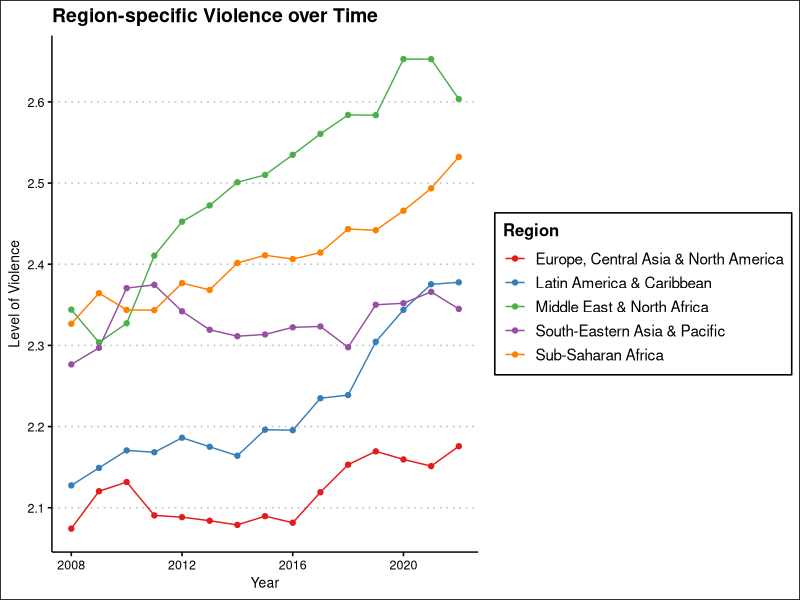
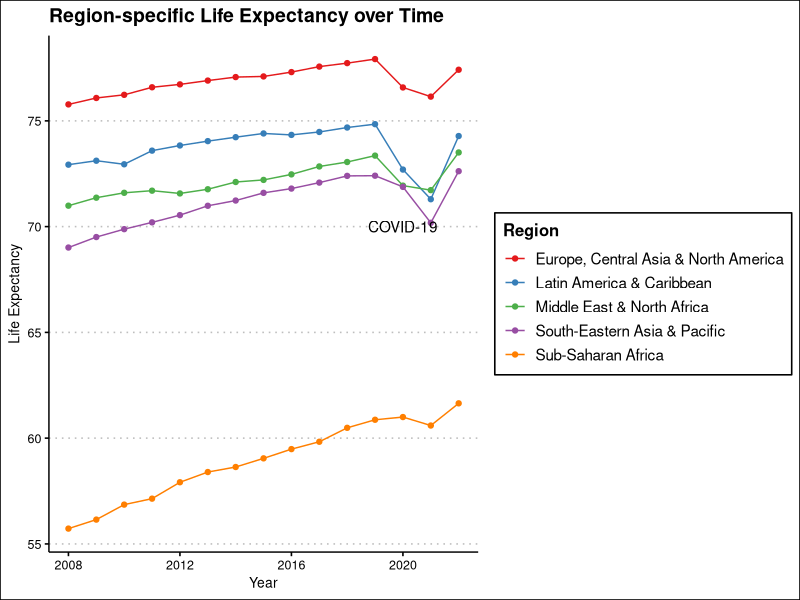
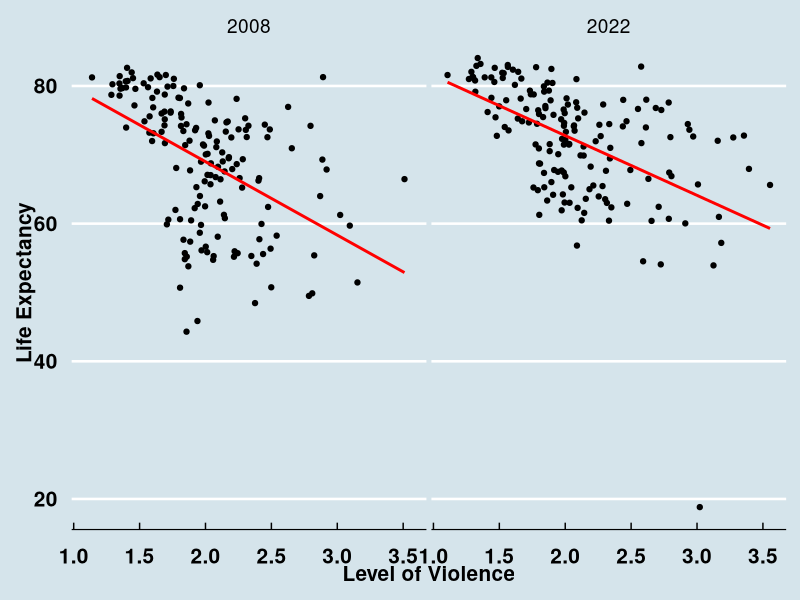
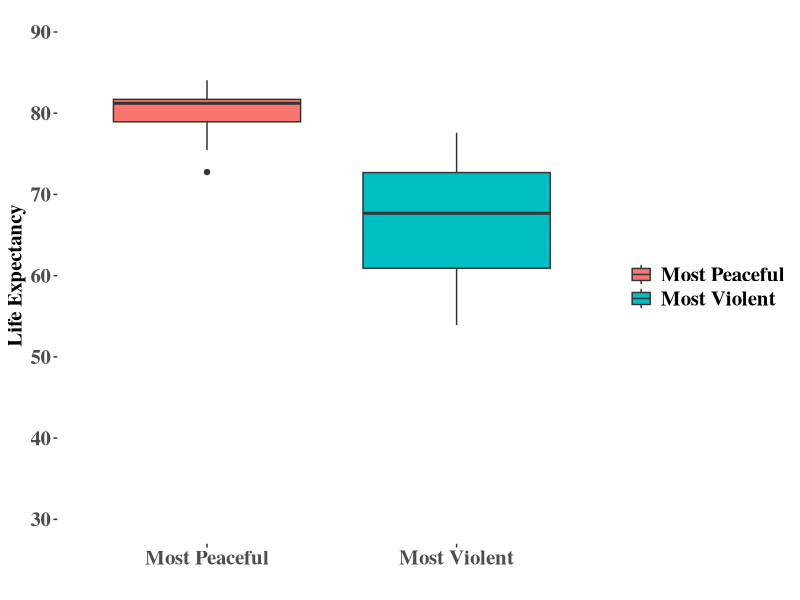
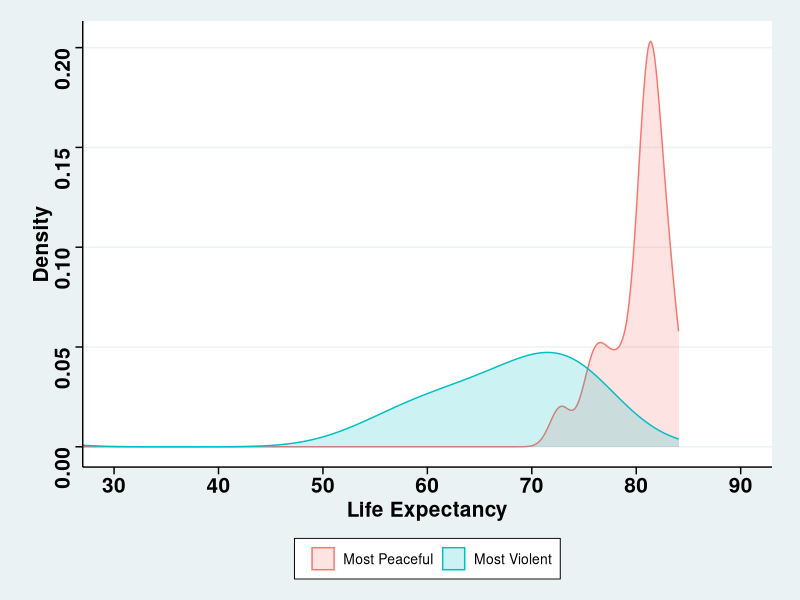
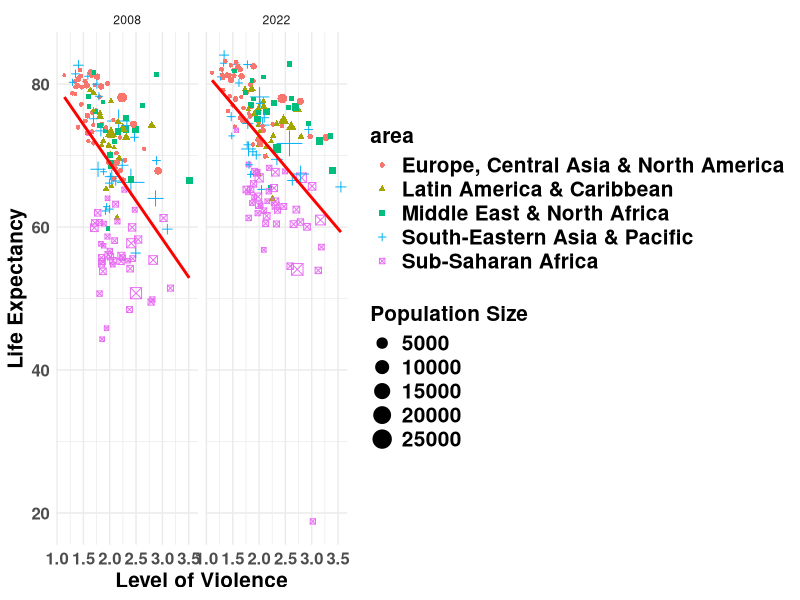
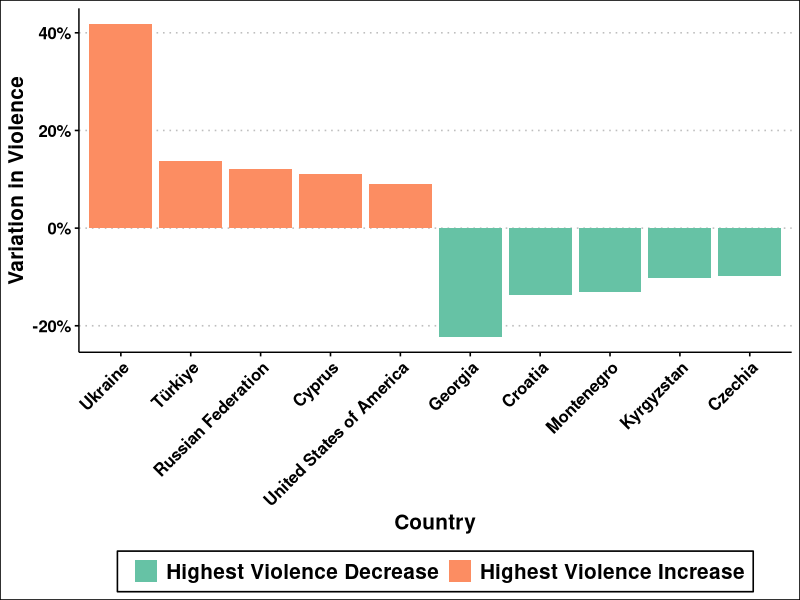

Source code (R) for these figures, in order:
##### Lab 18 October 2024 ####

#### Clean the environment ####

rm(list=ls())

# Remember to create a working directory to save everything!!!

#### Install Packages ####

#install.packages('ggthemes')
#install.packages('RColorBrewer')
library('RColorBrewer') # various qualitative color palettes 
library('ggthemes') # various themes in ggplot
library("tidyverse") # ggplot2


#### Upload data ####

# data on violence

gpi_data <- read.table('Data/gpi_data.txt',header=T)

# data on life expectancy from UN

life_exp_data <- read.table('Data/life_exp_data.txt',header=T)


# combine the two data sets 

data <- inner_join(gpi_data,life_exp_data,by=c('iso3','Year'))

#### Question 1 ####

# violence by region during period 2008-2022

data_violence_region <- data |>
  group_by(Year,area) |>
  summarize(GPI=weighted.mean(x=GPI,w=pop,na.rm = FALSE)) 

# plot the trend

plot1 <- ggplot(data=data_violence_region, # data input
               mapping=aes(x=Year,y=GPI,color=area))+ # relationships
  geom_line()+ # add a line for each country
  geom_point()+ # add points 
  theme_clean()+ # background
  scale_color_brewer(name = "Region", palette = "Set1")+ # color palette 
  xlab('Year')+ #label for title of x-axis
  ylab('Level of Violence') + # label for title of y-axis
  ggtitle('Region-specific Violence over Time')  # title for the plot


#### Question 2 ####

# Life expectancy by region during period 2008-2022

data_life_exp_region <- data |>
  group_by(Year,area) |>
  summarize(e0=weighted.mean(x=e0,w=pop,na.rm = FALSE))

# plot the trend

plot2 <- ggplot(data=data_life_exp_region, # data input
               mapping=aes(x=Year,y=e0,color=area))+ # relationships
  geom_line()+ # add a line for each country
  geom_point()+ # add points 
  annotate("text",x=2020,y=70,label="COVID-19")+ # add text
  theme_clean()+ # specify a theme
  xlab('Year')+ #label for title of x-axis
  ylab('Life Expectancy') + # label for title of y-axis
  scale_color_brewer(name = "Region", palette = "Set1")+ # change color palette
  ggtitle('Region-specific Life Expectancy over Time')  # title


#### Question 3 ####

# data for scatter plot

data_scatter <- data |>
  filter(Year %in% c(2008,2022))

# relationship between violence and life expectancy

plot3 <- ggplot(data=data_scatter, # data input
               mapping=aes(x=GPI,y=e0))+ # relationships
  geom_point()+  # scatter plot
  xlab('Level of Violence')+ # x-axis label
  ylab('Life Expectancy')+ # y-axis label
  theme_economist()+ # pick a background
  geom_smooth(method = "lm", se = FALSE,color='red')+ # regression line
  facet_wrap(~Year) + # seperate (sub)plot by year
  theme(axis.text.y = element_text(size=15,face="bold"), # font of y-axis text
        axis.title.y = element_text(size=15,face="bold"), # font of y-axis title
        axis.text.x = element_text(size=15,face="bold"),  
        axis.title.x = element_text(size=15,face="bold")) # font of x-axis title


#### Question 4 ####

# top 20 most violent countries in 2022

data_most_violence <- data |>
  filter(Year==2022) |>
  slice_max(GPI,n=20) |> 
  mutate(label='Most Violent')

# top 20 most peaceful countries in 2022

data_most_peaceful <- data |>
  filter(Year==2022) |>
  slice_min(GPI,n=20) |>
  mutate(label='Most Peaceful')

# data for the plot

data_plot <- rbind(data_most_violence,data_most_peaceful)

plot4 <- ggplot(data=data_plot, # data
             mapping=aes(x=label,y=e0,fill=label))+ # relationships
  geom_boxplot()+ # boxplot
  coord_cartesian(ylim=c(30,90))+ # fix y-axis limits
  scale_y_continuous(breaks=seq(30,90,10),
                     labels=seq(30,90,10))+ # fix y-axis labels
  theme_tufte()+ # pick background
  scale_fill_discrete(name='')+ # drop name from legend
  xlab('')+ # no name for x-axis title
  ylab('Life Expectancy')+ # y-axis title
  theme(axis.text.y = element_text(size=15,face="bold"), # font of y-axis text
        legend.text = element_text(size=15,face="bold"), # legend text details
        axis.title.y = element_text(size=15,face="bold"), # font of y-axis title
        axis.text.x = element_text(size=15,face="bold"),  # text of x-axis title
        axis.title.x = element_text(size=15,face="bold")) # font of x-axis title

#### Question 5 ####

# different way to display the distribution

plot5 <- ggplot(data=data_plot,  # data input
                aes(x=e0,color=label,fill=label))+ # relationships
  geom_density(alpha = 0.2, na.rm = TRUE) + # density
  theme_stata()+ # background
  scale_fill_discrete(name='')+ # no title to legend
  scale_color_discrete(name='')+ # no title to legend
  coord_cartesian(xlim=c(30,90))+ # fix x-axis limits
  scale_x_continuous(breaks=seq(30,90,10),
                     labels=seq(30,90,10))+ # control x-axis labels
  ylab('Density')+ # y-axis title
  xlab('Life Expectancy')+ # x-axis title
  theme(axis.text.y = element_text(size=15,face="bold"), # font of y-axis text
        legend.position = "bottom", # legend position
        axis.title.y = element_text(size=15,face="bold"), # font of y-axis title
        axis.text.x = element_text(size=15,face="bold"),  # font of x-axis text
        axis.title.x = element_text(size=15,face="bold")) # font of x-axis title


##### Question 6 ####

# scatter plot for 2022 with additional features

plot6 <- ggplot(data=data_scatter, # data input
                mapping=aes(x=GPI,y=e0))+ # relationships
  geom_point(aes(shape=area,color=area,size=pop))+ # scatter plot
  xlab('Level of Violence')+ # label x-axis
  ylab('Life Expectancy')+ # label y-axis
  theme_minimal()+ # plot them
  geom_smooth(method = "lm", se = FALSE,color='red')+ # regression line
  labs(size = 'Population Size')+ # legend label
  facet_wrap(~Year) + # seperate by year
  theme(axis.text.y = element_text(size=12,face="bold"), # font of y-axis text
        axis.title.y = element_text(size=15,face="bold"), # font of y-axis title
        legend.title = element_text(size=15,face="bold"), # font of legend title
        legend.text = element_text(size=15,face="bold"),  # font of legend text
        axis.text.x = element_text(size=12,face="bold"),  
        axis.title.x = element_text(size=15,face="bold")) # font of x-axis title


#### Question 7 ####

# Top 5 countries with the highest increase in Violence

data_high <- data |>
  filter(Year %in% c(2008,2022)) |>
  select(Year,Country,area,GPI) |>
  pivot_wider(names_from='Year',values_from='GPI') |>
  mutate(var=(`2022`-`2008`)/`2008`) |>
  group_by(area)|>
  slice_max(var,n=5) |>
  mutate(label='Highest Violence Increase')

# Top 5 countries with the highest decrease in Violence
data_low <- data |>
  filter(Year %in% c(2008,2022)) |>
  select(Year,Country,area,GPI) |>
  pivot_wider(names_from='Year',values_from='GPI') |>
  mutate(var=(`2022`-`2008`)/`2008`) |>
  group_by(area)|>
  slice_min(var,n=5) |>
  mutate(label='Highest Violence Decrease')


# Create a bar chart

plot7 <- rbind(data_high,data_low) |>
  filter(area=='Europe, Central Asia & North America') |>
  mutate(Country=factor(Country,levels=c(data_high$Country,
                                         data_low$Country))) |>
  ggplot(aes(x=Country,y=var,fill=label))+ # data
  geom_bar(stat='identity') + # bar plot
  theme_clean()+ # background
  xlab('Country')+ # x-axis title
  ylab('Variation in Violence')+ # y-axis title
  scale_fill_brewer(name='',palette='Set2')+ # color palette
  scale_y_continuous(labels = scales::percent)+ # y-axis labels
  theme(axis.text.x = element_text(angle = 45,
                                   vjust = 1, hjust = 1, size = 12, face = "bold"), # x-axis text
        legend.position = 'bottom', # legend position 
        axis.text.y = element_text(size = 12, face = "bold"), # y-axis text
        axis.title.x = element_text(size = 15, face = "bold"), # x-axis title
        axis.title.y = element_text(size = 15, face = "bold"), # y-axis title
        legend.text = element_text(size = 15, face = "bold")) # legend text